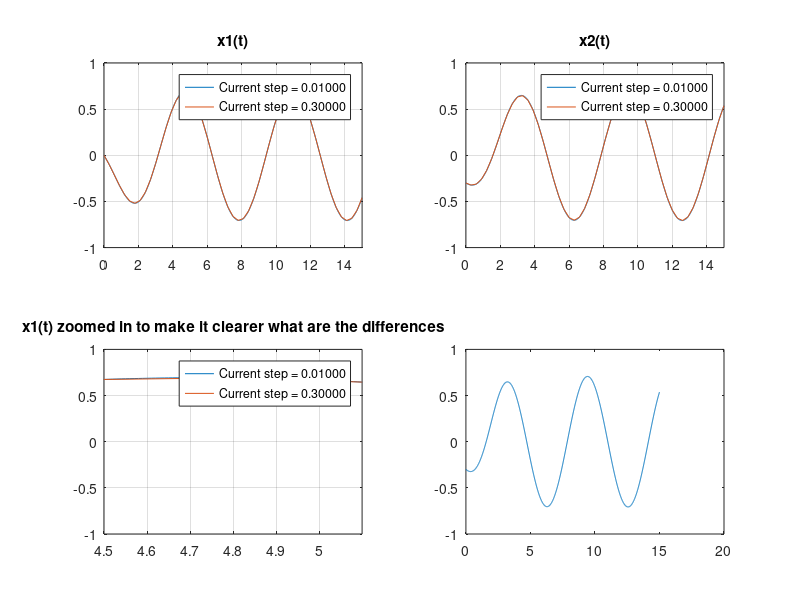
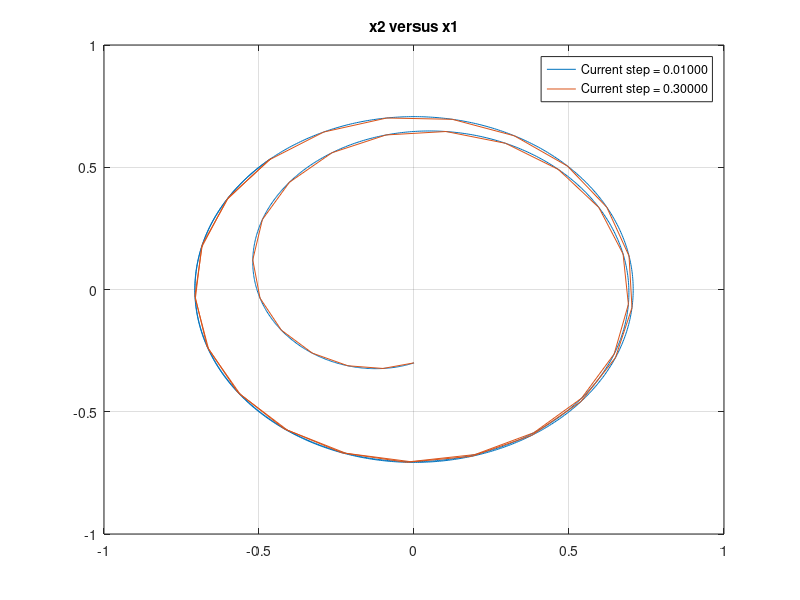
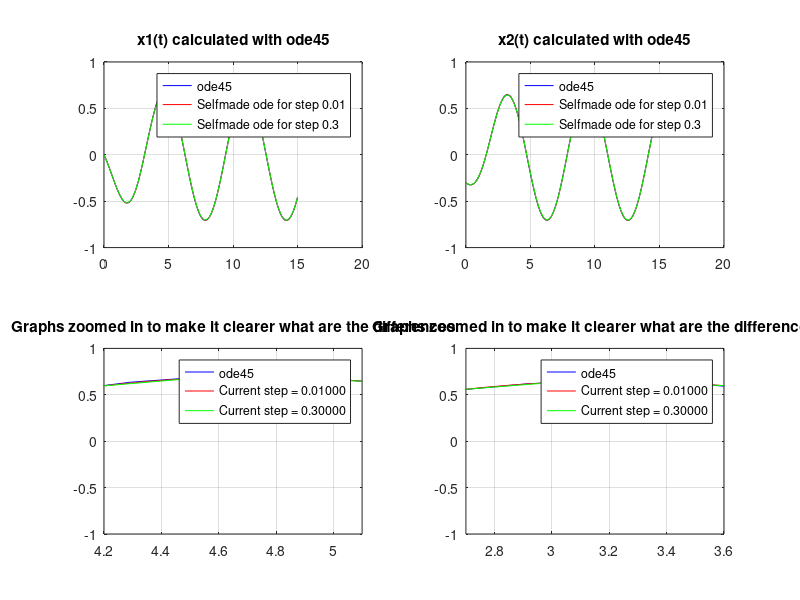
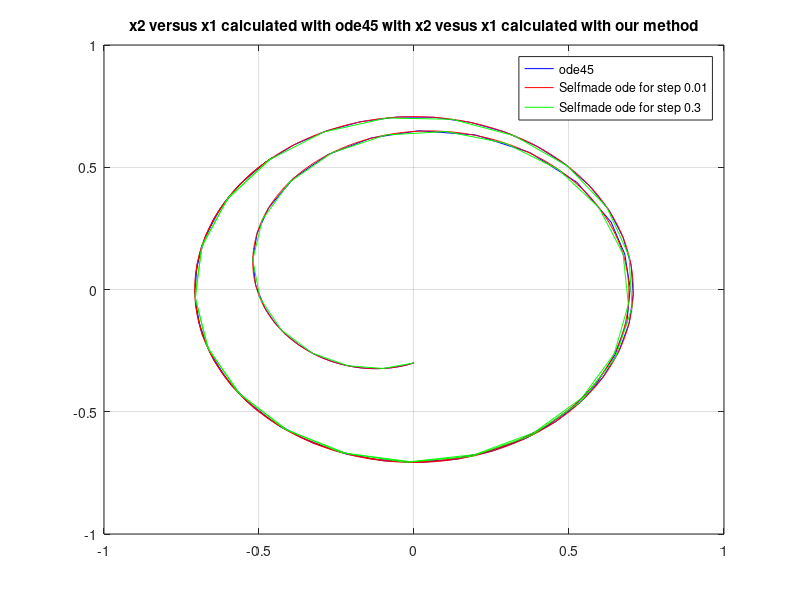

MATLAB code for these plots, in order:
function Adams_PC
%%
interval = [0, 15]; % interval set as in the task
%following values are used to find optimal step by trial and error and also
%compare it to a non-optimal one
optimal_step = 0.01;
nonoptimal_step = 0.3;

x_val = [0, -0.3]; %values of x as set in the task
%%
%rest of the function plots the graphs required to detemine whether the
%chosen step is the optimal one
figure(1)
[t,x] = Calc(interval, x_val, optimal_step);
subplot(2,2,1);
plot(t, x(1,:), 'DisplayName', sprintf('Current step = %0.5f', optimal_step));
hold on

[t,x] = Calc(interval, x_val, nonoptimal_step);
plot(t, x(1,:), 'DisplayName', sprintf('Current step = %0.5f', nonoptimal_step));
hold on
grid on
title('x1(t)');
xlim([0, 15]);
legend show

subplot(2,2,2);
[t,x] = Calc(interval, x_val, optimal_step);
plot(t, x(2,:), 'DisplayName', sprintf('Current step = %0.5f', optimal_step));
hold on

[t,x] = Calc(interval, x_val, nonoptimal_step);
plot(t, x(2,:), 'DisplayName', sprintf('Current step = %0.5f', nonoptimal_step));
hold on;
grid on;
title('x2(t)');
xlim([0, 15]);
legend show

subplot(2,2,3)
[t,x] = Calc(interval, x_val, optimal_step);
plot(t, x(1,:), 'DisplayName', sprintf('Current step = %0.5f', optimal_step));
hold on

[t,x] = Calc(interval, x_val, nonoptimal_step);
plot(t, x(1,:), 'DisplayName', sprintf('Current step = %0.5f', nonoptimal_step));
hold on
grid on
title('x1(t) zoomed in to make it clearer what are the differences');
xlim([4.5, 5.1]);
legend show

subplot(2,2,4)
[t,x] = Calc(interval, x_val, optimal_step);
plot(t, x(2,:), 'DisplayName', sprintf('Current step = %0.5f', optimal_step));
hold on

% [t,x] = Calc(interval, x_val, nonoptimal_step);
% plot(t, x(2,:), 'DisplayName', sprintf('Current step = %0.5f', nonoptimal_step));
% hold on
% grid on
% title('x2(t) zoomed in to make it clearer what are the differences');
% xlim([3, 3.6]);
% legend show
%%
figure(2)
[t,x] = Calc(interval, x_val, optimal_step);
plot(x(1,:), x(2,:), 'DisplayName', sprintf('Current step = %0.5f', optimal_step));
hold on

[t,x] = Calc(interval, x_val, nonoptimal_step);
plot(x(1,:), x(2,:), 'DisplayName', sprintf('Current step = %0.5f', nonoptimal_step));
hold on
grid on
title('x2 versus x1');
legend show
%%
figure (3)
[t45, x45] = ode45(@fun_val, interval, x_val);
[t,x] = Calc(interval, x_val, optimal_step);

subplot(2,2,1);
plot(t45, x45(:,1),'b', 'DisplayName', sprintf('ode45'));
hold on
plot(t, x(1,:), 'r', 'DisplayName', sprintf('Selfmade ode for step %d', optimal_step));
hold on

[t,x] = Calc(interval, x_val, nonoptimal_step);
plot(t, x(1,:), 'g', 'DisplayName', sprintf('Selfmade ode for step %d', nonoptimal_step));
grid on
title('x1(t) calculated with ode45');
legend show

subplot(2,2,2);
[t,x] = Calc(interval, x_val, optimal_step);
plot(t45, x45(:,2), 'b', 'DisplayName', sprintf('ode45'));
hold on
plot(t, x(2,:), 'r', 'DisplayName', sprintf('Selfmade ode for step %d', optimal_step));
hold on

[t,x] = Calc(interval, x_val, nonoptimal_step);
plot(t, x(2,:), 'g', 'DisplayName', sprintf('Selfmade ode for step %d', nonoptimal_step));
grid on
title('x2(t) calculated with ode45');
legend show

subplot(2,2,3)
[t,x] = Calc(interval, x_val, optimal_step);
plot(t45, x45(:,1), 'b', 'DisplayName', sprintf('ode45'));
hold on
plot(t, x(1,:), 'r', 'DisplayName', sprintf('Current step = %0.5f', optimal_step));
hold on

[t,x] = Calc(interval, x_val, nonoptimal_step);
plot(t, x(1,:), 'g', 'DisplayName', sprintf('Current step = %0.5f', nonoptimal_step));
hold on
grid on
title('Graphs zoomed in to make it clearer what are the differences');
xlim([4.2, 5.1]);
legend show

subplot(2,2,4)
[t,x] = Calc(interval, x_val, optimal_step);
plot(t45, x45(:,2), 'b', 'DisplayName', sprintf('ode45'));
hold on
plot(t, x(2,:),'r', 'DisplayName', sprintf('Current step = %0.5f', optimal_step));
hold on

[t,x] = Calc(interval, x_val, nonoptimal_step);
plot(t, x(2,:), 'g', 'DisplayName', sprintf('Current step = %0.5f', nonoptimal_step));
hold on
grid on
title('Graphs zoomed in to make it clearer what are the differences');
xlim([2.7, 3.6]);
legend show
%%
figure(4);
[t,x] = Calc(interval, x_val, optimal_step);
plot(x45(:,1),x45(:,2),'b', 'DisplayName', sprintf('ode45'));
hold on
plot(x(1,:), x(2,:), 'r', 'DisplayName', sprintf('Selfmade ode for step %d', optimal_step));
hold on

[t,x] = Calc(interval, x_val, nonoptimal_step);
plot(x(1,:), x(2,:), 'g', 'DisplayName', sprintf('Selfmade ode for step %d', nonoptimal_step));
grid on
title('x2 versus x1 calculated with ode45 with x2 vesus x1 calculated with our method');
legend show
end
%%
function [out] = fun_val(t, x)
out = [x(2)+x(1)*(0.5-x(1)^2-x(2)^2); -x(1)+x(2)*(0.5-x(1)^2-x(2)^2)];
end
%%
function [t, y] = Calc(interval, x0, step)
%Allocation and initial values
steps = floor(abs(interval(2) - interval(1))/abs(step));
y(:,1) = x0;
t = zeros(1, steps + 1); %time
t(1) = interval(1);
temp_step = step;
new_index = 5;

%Beta parameters taken from the book
Beta_explicit = [1901/720, -2774/720, 2616/720, -1274/720, 251/720];
Beta_implicit = [475/1440, 1427/1440, -798/1440, 482/1440, -173/1440, 27/1440];

for index = 2:5
    %using an algorithm of RK4 to calculate the initial values of the
    %function to later use them in Adam's PC method. It's ran for times in
    %order to reduce any possible errors.
    t(index) = temp_step;
    temp_step = temp_step + step;
    
    k(:,1) = fun_val(t(index-1), y(:,index-1));
    
    k(:,2) = fun_val(t(index-1), y(:,index-1)+step*k(:,1)/2);
    
    k(:,3) = fun_val(t(index-1), y(:,index-1)+step*k(:,2)/2);
    
    k(:,4) = fun_val(t(index-1), y(:,index-1)+step*k(:,3));
    
    y(:,index) = y(:,index-1) + (step/6)*(k(:,1)+2*k(:,2)+2*k(:,3)+k(:,4));
end

for i = temp_step:step:interval(2)
    new_index = new_index + 1;
    t(new_index) = i;
    sum = 0;
    %Prediction
    for j = 1:1:5
        if new_index - j < 1
            break;
        end
        sum = sum + Beta_explicit(j) * fun_val(t(new_index-j), y(:, new_index-j));
    end
    xstep = y(:,new_index-1) + step * sum;
    %Correction
    sum = 0;
    for j = 1:1:5
        if new_index - j < 1
            break;
        end
        sum = sum + Beta_implicit(j+1) * fun_val(t(new_index-j), y(:,new_index-j));
    end
    y(:,new_index) = y(:,new_index-1) + step * sum + step * Beta_implicit(1) * fun_val(t(new_index-1), xstep);
end
end